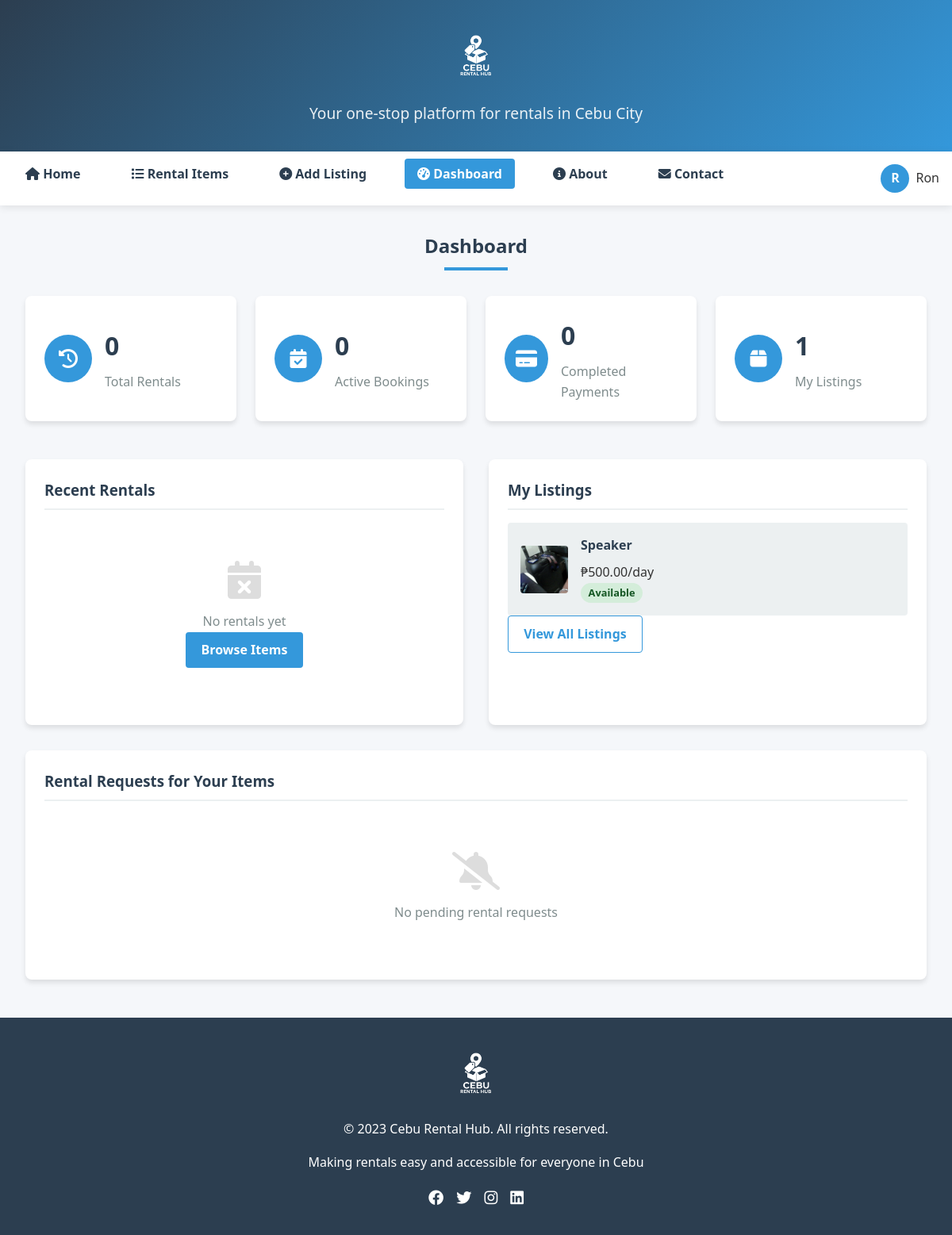
The page /dashboard (signed in) on the database its author committed.
### app.py (models this page shows, shortened)
class User(UserMixin, db.Model):
    id = db.Column(db.Integer, primary_key=True)
    username = db.Column(db.String(80), unique=True, nullable=False)
    email = db.Column(db.String(120), unique=True, nullable=False)
    password = db.Column(db.String(200), nullable=False)
    phone = db.Column(db.String(20))
    created_at = db.Column(db.DateTime, default=datetime.utcnow)

class RentalItem(db.Model):
    id = db.Column(db.Integer, primary_key=True)
    title = db.Column(db.String(200), nullable=False)
    description = db.Column(db.Text, nullable=False)
    price = db.Column(db.Float, nullable=False)
    location = db.Column(db.String(100), nullable=False)
    category = db.Column(db.String(50), nullable=False)
    image_filename = db.Column(db.String(300))
    owner_id = db.Column(db.Integer, db.ForeignKey('user.id'), nullable=False)
    created_at = db.Column(db.DateTime, default=datetime.utcnow)
    is_available = db.Column(db.Boolean, default=True)
    owner = db.relationship('User', backref=db.backref('items', lazy=True))
    @property
    def image_url(self):
        if self.image_filename:
            return url_for('uploaded_file', filename=self.image_filename)
        return url_for('static', filename='images/default-item.jpg')

### app.py (the view)
@app.route('/dashboard')
@login_required
def dashboard():
    total_rentals = Rental.query.filter_by(renter_id=current_user.id).count()
    active_bookings = Rental.query.filter(
        Rental.renter_id == current_user.id,
        Rental.status.in_(['approved', 'rented'])
    ).count()
    completed_payments = Payment.query.join(Rental).filter(
        Rental.renter_id == current_user.id,
        Payment.status == 'completed'
    ).count()
    my_items = RentalItem.query.filter_by(owner_id=current_user.id).count()
    recent_rentals = Rental.query.filter_by(renter_id=current_user.id).order_by(Rental.created_at.desc()).limit(5).all()
    return render_template('dashboard.html',
                           total_rentals=total_rentals,
                           active_bookings=active_bookings,
                           completed_payments=completed_payments,
                           my_items=my_items,
                           recent_rentals=recent_rentals)

### app.py (called while the page is built)
@app.context_processor
def utility_processor():
    return dict(get_available_dates_count=get_available_dates_count)

@login_manager.user_loader
def load_user(user_id):
    return User.query.get(int(user_id))

### templates/dashboard.html (shortened to what this page needs)
{% extends "base.html" %}
{% block content %}
<div class="container">
    <h2 class="section-title">Dashboard</h2>
    <div class="dashboard-stats">
        <div class="stat-card">
            <div class="stat-icon">
                <i class="fas fa-history"></i>
            </div>
            <div class="stat-info">
                <h3>{{ total_rentals }}</h3>
                <p>Total Rentals</p>
            </div>
        </div>
        <div class="stat-card">
            <div class="stat-icon">
                <i class="fas fa-calendar-check"></i>
            </div>
            <div class="stat-info">
                <h3>{{ active_bookings }}</h3>
                <p>Active Bookings</p>
            </div>
        </div>
        <div class="stat-card">
            <div class="stat-icon">
                <i class="fas fa-credit-card"></i>
            </div>
            <div class="stat-info">
                <h3>{{ completed_payments }}</h3>
                <p>Completed Payments</p>
            </div>
        </div>
        <div class="stat-card">
            <div class="stat-icon">
                <i class="fas fa-box"></i>
            </div>
            <div class="stat-info">
                <h3>{{ my_items }}</h3>
                <p>My Listings</p>
            </div>
        </div>
    </div>
    <div class="dashboard-sections">
        <div class="dashboard-section">
            <h3>Recent Rentals</h3>
            {% if recent_rentals %}
            <div class="rentals-list">
                {% for rental in recent_rentals %}
                <div class="rental-item-small">
                    <div class="rental-info">
                        <h4>{{ rental.item.title }}</h4>
                        <p class="rental-dates">{{ rental.start_date.strftime('%b %d, %Y') }} - {{ rental.end_date.strftime('%b %d, %Y') }}</p>
                        <span class="status-badge status-{{ rental.status }}">{{ rental.status|title }}</span>
                    </div>
                    <div class="rental-actions">
                        <a href="{{ url_for('my_rentals') }}" class="btn btn-outline btn-sm">View Details</a>
                    </div>
                </div>
                {% endfor %}
            </div>
            {% else %}
            <div class="no-data">
                <i class="fas fa-calendar-times"></i>
                <p>No rentals yet</p>
                <a href="{{ url_for('items') }}" class="btn btn-primary">Browse Items</a>
            </div>
            {% endif %}
        </div>
        <div class="dashboard-section">
            <h3>My Listings</h3>
            {% if my_items > 0 %}
            <div class="listings-preview">
                {% for item in current_user.items[:3] %}
                <div class="listing-item">
                    <img src="{{ item.image_url }}" alt="{{ item.title }}">
                    <div class="listing-info">
                        <h4>{{ item.title }}</h4>
                        <p>₱{{ "%.2f"|format(item.price) }}/day</p>
                        <span class="availability {% if item.is_available %}available{% else %}unavailable{% endif %}">
                            {{ 'Available' if item.is_available else 'Rented' }}
                        </span>
                    </div>
                </div>
                {% endfor %}
            </div>
            <a href="{{ url_for('my_listings') }}" class="btn btn-outline">View All Listings</a>
            {% else %}
            <div class="no-data">
                <i class="fas fa-box-open"></i>
                <p>No listings yet</p>
                <a href="{{ url_for('add_item') }}" class="btn btn-primary">Add Listing</a>
            </div>
            {% endif %}
        </div>
    </div>
    <div class="dashboard-section">
        <h3>Rental Requests for Your Items</h3>
        {% set has_requests = false %}
        {% for item in current_user.items %}
            {% for rental in item.rentals if rental.status == 'pending' %}
                {% set has_requests = true %}
            {% endfor %}
        {% endfor %}
        {% if has_requests %}
        <div class="rental-requests">
            {% for item in current_user.items %}
                {% for rental in item.rentals %}
                    {% if rental.status == 'pending' %}
                    <div class="rental-request">
                        <div class="request-info">
                            <h4>{{ item.title }}</h4>
                            <p>Requested by: <strong>{{ rental.renter.username }}</strong></p>
                            <p>Dates: {{ rental.start_date.strftime('%b %d, %Y') }} - {{ rental.end_date.strftime('%b %d, %Y') }}</p>
                            <p>Total: ₱{{ "%.2f"|format(rental.total_price) }}</p>
                        </div>
                        <div class="request-actions">
                            <a href="{{ url_for('update_rental_status', rental_id=rental.id, status='approved') }}" class="btn btn-primary btn-sm">Approve</a>
                            <a href="{{ url_for('update_rental_status', rental_id=rental.id, status='cancelled') }}" class="btn btn-outline btn-sm">Decline</a>
                        </div>
                    </div>
                    {% endif %}
                {% endfor %}
            {% endfor %}
        </div>
        {% else %}
        <div class="no-data">
            <i class="fas fa-bell-slash"></i>
            <p>No pending rental requests</p>
        </div>
        {% endif %}
    </div>
</div>
{% endblock %}

### templates/base.html (shortened to what this page needs)
<!DOCTYPE html>
<html lang="en">
<head>
    <link rel="stylesheet" href="{{ url_for('static', filename='css/style.css') }}">
    <link rel="stylesheet" href="https://cdnjs.cloudflare.com/ajax/libs/font-awesome/6.4.0/css/all.min.css">
</head>
<body>
    <header>
        <div class="header-content">
            <div class="logo-container">
                <img src="{{ url_for('static', filename='images/logo.png') }}" class="logo" alt="Cebu Rental Hub">
            </div>
            <p>Your one-stop platform for rentals in Cebu City</p>
        </div>
    </header>
    <nav>
        <ul>
            <li><a href="{{ url_for('index') }}" class="{% if request.endpoint == 'index' %}active{% endif %}"><i class="fas fa-home"></i> Home</a></li>
            <li><a href="{{ url_for('items') }}" class="{% if request.endpoint == 'items' %}active{% endif %}"><i class="fas fa-list"></i> Rental Items</a></li>
            {% if current_user.is_authenticated %}
            <li><a href="{{ url_for('add_item') }}" class="{% if request.endpoint == 'add_item' %}active{% endif %}"><i class="fas fa-plus-circle"></i> Add Listing</a></li>
            <li><a href="{{ url_for('dashboard') }}" class="{% if request.endpoint == 'dashboard' %}active{% endif %}"><i class="fas fa-tachometer-alt"></i> Dashboard</a></li>
            {% endif %}
            <li><a href="{{ url_for('about') }}" class="{% if request.endpoint == 'about' %}active{% endif %}"><i class="fas fa-info-circle"></i> About</a></li>
            <li><a href="{{ url_for('contact') }}" class="{% if request.endpoint == 'contact' %}active{% endif %}"><i class="fas fa-envelope"></i> Contact</a></li>
            <li class="user-actions">
                {% if current_user.is_authenticated %}
                <div class="user-profile">
                    <div class="user-avatar">{{ current_user.username[0]|upper }}</div>
                    <span>{{ current_user.username }}</span>
                </div>
                {% else %}
                <div id="userLoggedOut">
                    <a href="{{ url_for('login') }}" id="loginBtn"><i class="fas fa-sign-in-alt"></i> Login</a>
                    <a href="{{ url_for('register') }}" id="registerBtn"><i class="fas fa-user-plus"></i> Register</a>
                </div>
                {% endif %}
            </li>
        </ul>
    </nav>
    <main>
        {% block content %}{% endblock %}
    </main>
    <footer>
        <div class="logo-container">
            <img src="{{ url_for('static', filename='images/logo.png') }}" class="logo" alt="Cebu Rental Hub">
        </div>
        <p>&copy; 2023 Cebu Rental Hub. All rights reserved.</p>
        <p>Making rentals easy and accessible for everyone in Cebu</p>
        <div class="social-links">
            <a href="#"><i class="fab fa-facebook"></i></a>
            <a href="#"><i class="fab fa-twitter"></i></a>
            <a href="#"><i class="fab fa-instagram"></i></a>
            <a href="#"><i class="fab fa-linkedin"></i></a>
        </div>
    </footer>
</body>
</html>

### rows shown on the page
User: username "R", username "Ron"
RentalItem: image_url (picture), title "Speaker", price "500.00", is_available "Available"

### other values the page prints
{{ total_rentals }} "0"
{{ active_bookings }} "0"
{{ completed_payments }} "0"
{{ my_items }} "1"
